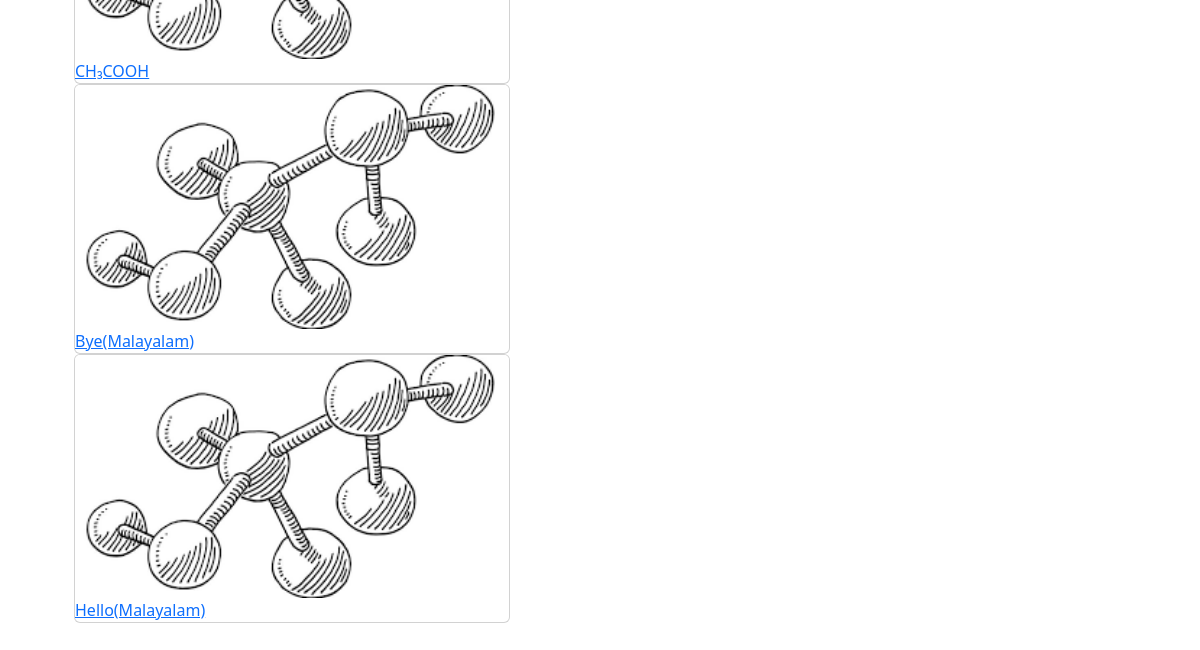
Before: / (lower part) with the older database file.
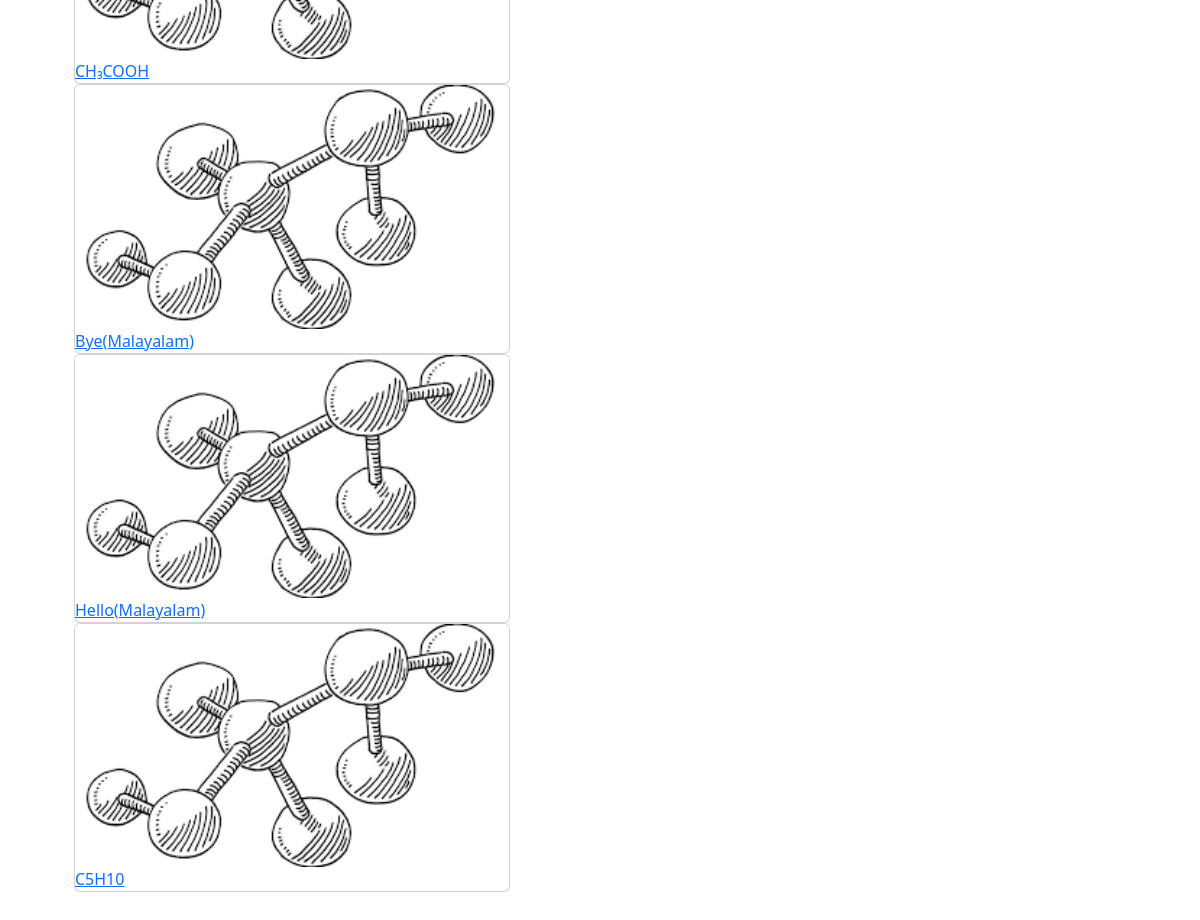
After: the same page with the newer database file.
### tables this page shows
CREATE TABLE cards(
                    id              INTEGER PRIMARY KEY AUTOINCREMENT,
                    question        TEXT NOT NULL,
                    answer          TEXT NOT NULL
);

### flashcards.py (the view)
@app.route("/")
def welcome():
    c = get_cursor()
    cards_from_db = c.execute("SELECT c.question, c.answer FROM cards as c")
    items = []
    for row in cards_from_db:
        item = {
            "question": row[0],
            "answer": row[1]
        }
        items.append(item)
    return render_template("welcome.html", cards=items)

### flashcards.py (called while the page is built)
def get_db():
    db = getattr(g, "_database", None)
    if db is None:
        db = g._database = sqlite3.connect("db/quizwiz.db")
    return db

def get_cursor():
    connection = get_db()
    c = connection.cursor()
    return c

@app.teardown_appcontext
def close_connection(exception):
    db = getattr(g, "_database", None)
    if db is not None:
        db.close()

### templates/welcome.html (shortened to what this page needs)
{% extends "base.html" %}
{% block content %}
        <div class="row">
            <div class="col-md-auto">
                <div class="row my-5 card-wrapper">
                        <div class="col-md-auto">
                            <ul>
                                {% for card in cards %}
                                <div class="card h-100">
                                    <div class="embed-responsive embed-responsive-16by9">
                                        <img class="card-img top embed-responsive-item"
                                        src="{{url_for('static',filename='molecular-structure.png')}}"  alt="Organic Chemistry"/>
                                        <a href="{{url_for('card_view',index=loop.index0)}}">
                                            {{card.question}}
                                        </a>
                                    </div>
                                </div>
                                {% endfor %}
                            </ul>
                        </div>
                </div>
            </div>
        </div>
{% endblock %}

### templates/base.html (shortened to what this page needs)
<!DOCTYPE html>
<html lang="en">
    <head>
        <link href="https://cdn.jsdelivr.net/npm/bootstrap@5.2.2/dist/css/bootstrap.min.css"
              rel="stylesheet"
>
        <link rel="stylesheet" href="{{url_for('static',filename='style.css')}}">
    </head>
    <body>
        <div class="container">
            {% block content %}{% endblock %}
        </div>
    </body>
</html>

### static/style.css (style rules this page uses)
body { padding-top: 56px; }

Changed rows visible on the page:
added cards: question "C5H10"
